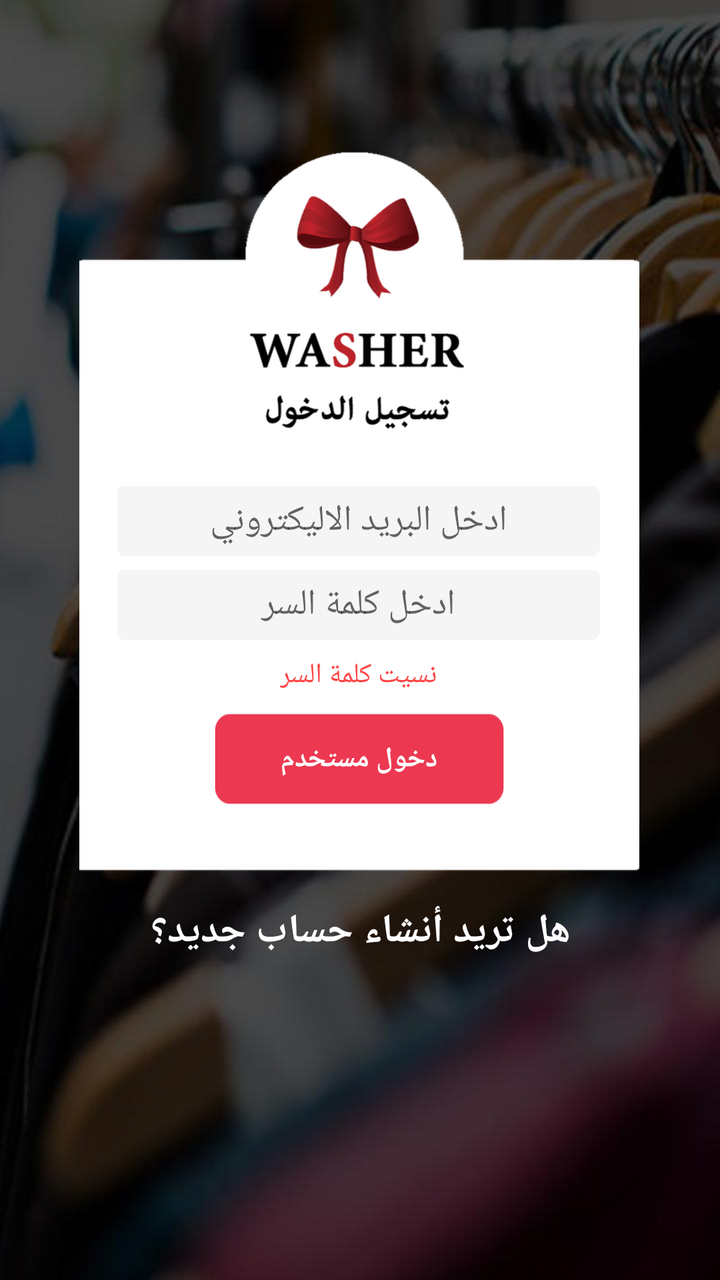
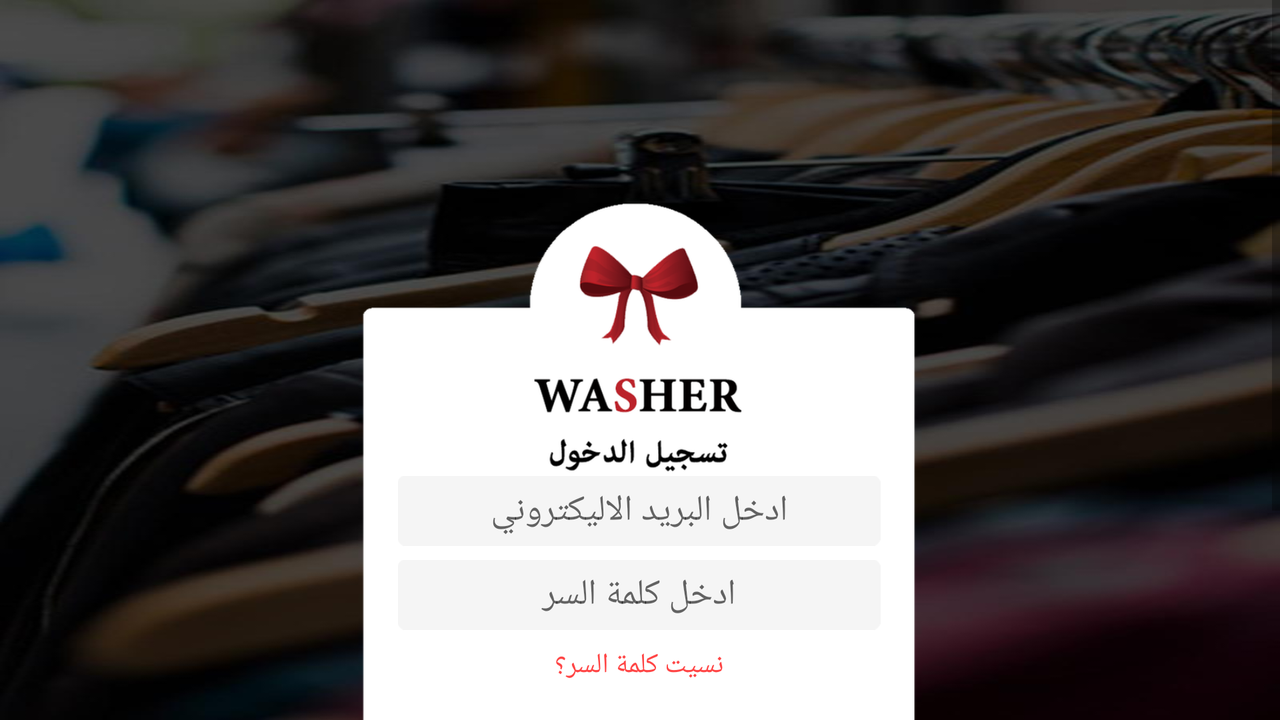

One screen, two layout resources from the same app: the default and the author's alternative for another configuration. Each is rendered where Android would select it; the XML of both is given below.
<!-- AndroidManifest.xml: application theme AppTheme -->
<!-- res/layout/activity_login.xml -->
<?xml version="1.0" encoding="utf-8"?>
<android.support.constraint.ConstraintLayout
    xmlns:android="http://schemas.android.com/apk/res/android"
    xmlns:app="http://schemas.android.com/apk/res-auto"
    xmlns:tools="http://schemas.android.com/tools"
    android:orientation="vertical"
    android:background="@drawable/bg"
    android:layout_width="match_parent"
    android:layout_height="match_parent">
    <Button
        android:id="@+id/b_account"
        android:layout_width="wrap_content"
        android:layout_height="wrap_content"
        android:text="دخول مستخدم"
        android:textStyle="bold"
        android:textColor="#ffffff"
        android:background="@drawable/b_login"
        tools:ignore="HardcodedText,MissingConstraints"
        android:layout_marginTop="11dp"
        app:layout_constraintTop_toBottomOf="@+id/etRepeatPassword"
        app:layout_constraintBottom_toBottomOf="@+id/imageView2"
        android:layout_marginBottom="8dp"
        android:layout_marginLeft="8dp"
        app:layout_constraintLeft_toLeftOf="@+id/etRepeatPassword"
        android:layout_marginRight="8dp"
        app:layout_constraintRight_toRightOf="@+id/etRepeatPassword"
        android:layout_marginStart="8dp"
        android:onClick="logUser"
        android:layout_marginEnd="8dp" />
    <ImageView
        android:id="@+id/imageView2"
        android:layout_width="280dp"
        android:layout_height="360dp"
        android:scaleType="centerCrop"
        app:srcCompat="@drawable/boardlogin"
        app:layout_constraintTop_toTopOf="parent"
        android:layout_marginTop="76dp"
        app:layout_constraintRight_toRightOf="parent"
        app:layout_constraintLeft_toLeftOf="parent"
        android:contentDescription=""
        tools:ignore="ContentDescription"
        app:layout_constraintHorizontal_bias="0.496" />
    <EditText
        android:id="@+id/etRepeatPassword"
        android:layout_width="wrap_content"
        android:layout_height="35dp"
        android:layout_marginRight="8dp"
        android:layout_marginTop="7dp"
        android:background="@drawable/tv_add_deatiels"
        android:ems="10"
        android:gravity="center"
        android:hint="@string/et_password"
        android:inputType="textPassword"
        app:layout_constraintRight_toRightOf="@+id/et_entername"
        app:layout_constraintTop_toBottomOf="@+id/et_entername"
        tools:ignore="LabelFor,RtlHardcoded"
        android:layout_marginLeft="8dp"
        app:layout_constraintLeft_toLeftOf="@+id/et_entername"
        android:layout_marginStart="8dp"
        android:layout_marginEnd="8dp"/>

    <EditText
        android:id="@+id/et_entername"
        android:hint="@string/et_mail"
        android:layout_width="wrap_content"
        android:layout_height="35dp"
        android:gravity="center"
        android:layout_marginLeft="8dp"
        android:layout_marginRight="8dp"
        android:layout_marginTop="167dp"
        android:background="@drawable/tv_add_deatiels"
        android:ems="10"
        android:inputType="textEmailAddress"
        app:layout_constraintHorizontal_bias="0.478"
        app:layout_constraintLeft_toLeftOf="@+id/imageView2"
        app:layout_constraintRight_toRightOf="@+id/imageView2"
        app:layout_constraintTop_toTopOf="@+id/imageView2"
        tools:ignore="HardcodedText,LabelFor"
        android:layout_marginStart="8dp"
        android:layout_marginEnd="8dp" />

    <TextView
        android:id="@+id/tv_create_account"
        android:layout_width="wrap_content"
        android:layout_height="wrap_content"
        android:text="هل تريد أنشاء حساب جديد؟"
        android:textColor="#ffffff"
        android:textSize="20dp"
        android:textStyle="bold"
        android:layout_marginRight="8dp"
        app:layout_constraintRight_toRightOf="parent"
        android:layout_marginLeft="8dp"
        app:layout_constraintLeft_toLeftOf="parent"
        app:layout_constraintHorizontal_bias="0.503"
        android:layout_marginTop="16dp"
        app:layout_constraintTop_toBottomOf="@+id/imageView2"
        app:layout_constraintBottom_toBottomOf="parent"
        android:layout_marginBottom="8dp"
        app:layout_constraintVertical_bias="0.0" />

    <TextView
        android:id="@+id/tv_forgetpassowd"
        android:layout_width="wrap_content"
        android:layout_height="wrap_content"
        android:text="نسيت كلمة السر"
        android:layout_marginRight="8dp"
        android:textColor="#ff4545"
        android:onClick="OnClick_tv"
        app:layout_constraintRight_toRightOf="@+id/etRepeatPassword"
        android:layout_marginLeft="8dp"
        app:layout_constraintLeft_toLeftOf="@+id/etRepeatPassword"
        android:layout_marginTop="8dp"
        app:layout_constraintTop_toBottomOf="@+id/etRepeatPassword"
        tools:ignore="HardcodedText" />
</android.support.constraint.ConstraintLayout>
<!-- resources referenced by this layout -->
<resources>
  <!-- drawable b_login: png bitmap (drawable-hdpi, 1099 bytes) -->
  <!-- drawable bg: jpg bitmap (drawable-hdpi, 18046 bytes) -->
  <!-- drawable boardlogin: png bitmap (drawable-hdpi, 19786 bytes) -->
  <!-- drawable tv_add_deatiels: png bitmap (drawable-hdpi, 416 bytes) -->
  <string name="et_mail">ادخل البريد الاليكتروني</string>
  <string name="et_password">ادخل كلمة السر</string>
  <style name="AppTheme" parent="Theme.AppCompat.Light.NoActionBar">
          
          <item name="colorPrimary">@color/colorPrimary</item>
          <item name="colorPrimaryDark">@color/colorPrimaryDark</item>
          <item name="colorAccent">@color/colorAccent</item>
          <item name="preferenceTheme">@style/PreferenceThemeOverlay</item>
      </style>
  <color name="colorPrimary">#3F51B5</color>
  <color name="colorPrimaryDark">#ed3851</color>
  <color name="colorAccent">#FF4081</color>
</resources>
<!-- res/layout-land/activity_login.xml (the author's variant of the layout above) -->
<!-- drawn on the phone turned sideways -->
<?xml version="1.0" encoding="utf-8"?>
<ScrollView
    xmlns:app="http://schemas.android.com/apk/res-auto"
    xmlns:tools="http://schemas.android.com/tools"
    xmlns:android="http://schemas.android.com/apk/res/android"
    android:id="@+id/scroll"
    android:background="@drawable/bg"
    android:layout_width="match_parent"
    android:layout_height="wrap_content">
    <android.support.constraint.ConstraintLayout
        android:orientation="vertical"
        android:layout_width="match_parent"
        android:layout_height="wrap_content"
        tools:ignore="GradleDependency">
        <Button
            android:id="@+id/b_account"
            android:layout_width="wrap_content"
            android:layout_height="wrap_content"
            android:text="@string/b_login"
            android:textStyle="bold"
            android:textColor="#ffffff"
            android:background="@drawable/b_login"
            tools:ignore="HardcodedText,MissingConstraints"
            android:layout_marginTop="11dp"
            app:layout_constraintTop_toBottomOf="@+id/etRepeatPassword"
            app:layout_constraintBottom_toBottomOf="@+id/imageView2"
            android:layout_marginBottom="8dp"
            android:layout_marginLeft="8dp"
            app:layout_constraintLeft_toLeftOf="@+id/etRepeatPassword"
            android:layout_marginRight="8dp"
            app:layout_constraintRight_toRightOf="@+id/etRepeatPassword"
            android:layout_marginStart="8dp"
            android:layout_marginEnd="8dp" />
        <ImageView
            android:id="@+id/imageView2"
            android:layout_width="280dp"
            android:layout_height="360dp"
            app:srcCompat="@drawable/boardlogin"
            app:layout_constraintTop_toTopOf="parent"
            android:layout_marginTop="96dp"
            app:layout_constraintRight_toRightOf="parent"
            app:layout_constraintLeft_toLeftOf="parent"
            android:contentDescription=""
            tools:ignore="ContentDescription"/>
        <EditText
            android:id="@+id/etRepeatPassword"
            android:layout_width="wrap_content"
            android:layout_height="35dp"
            android:layout_marginRight="8dp"
            android:layout_marginTop="7dp"
            android:background="@drawable/tv_add_deatiels"
            android:ems="10"
            android:gravity="center"
            android:hint="@string/et_password"
            android:inputType="textPassword|number"
            app:layout_constraintRight_toRightOf="@+id/et_entername"
            app:layout_constraintTop_toBottomOf="@+id/et_entername"
            tools:ignore="LabelFor,RtlHardcoded"
            android:layout_marginLeft="8dp"
            app:layout_constraintLeft_toLeftOf="@+id/et_entername"
            android:layout_marginStart="8dp"
            android:layout_marginEnd="8dp"/>
        <EditText
            android:id="@+id/et_entername"
            android:hint="@string/et_mail"
            android:layout_width="wrap_content"
            android:layout_height="35dp"
            android:gravity="center"
            android:layout_marginLeft="8dp"
            android:layout_marginRight="8dp"
            android:layout_marginTop="142dp"
            android:background="@drawable/tv_add_deatiels"
            android:ems="10"
            android:inputType="textEmailAddress"
            app:layout_constraintHorizontal_bias="0.478"
            app:layout_constraintLeft_toLeftOf="@+id/imageView2"
            app:layout_constraintRight_toRightOf="@+id/imageView2"
            app:layout_constraintTop_toTopOf="@+id/imageView2"
            tools:ignore="HardcodedText,LabelFor"
            android:layout_marginStart="8dp"
            android:layout_marginEnd="8dp"/>
        <TextView
            android:id="@+id/tv_create_account"
            android:layout_width="wrap_content"
            android:layout_height="wrap_content"
            android:text="@string/t_newAccount"
            android:textColor="#ffffff"
            android:textSize="20sp"
            android:textStyle="bold"
            android:layout_marginRight="8dp"
            app:layout_constraintRight_toRightOf="parent"
            android:layout_marginLeft="8dp"
            app:layout_constraintLeft_toLeftOf="parent"
            app:layout_constraintHorizontal_bias="0.503"
            android:layout_marginTop="16dp"
            app:layout_constraintTop_toBottomOf="@+id/imageView2"
            app:layout_constraintBottom_toBottomOf="parent"
            android:layout_marginBottom="8dp"
            app:layout_constraintVertical_bias="0.0"
            tools:ignore="HardcodedText"/>
        <TextView
            android:id="@+id/tv_forgetpassowd"
            android:layout_width="wrap_content"
            android:layout_height="wrap_content"
            android:text="@string/t_forgetpassowrd"
            android:layout_marginRight="8dp"
            android:textColor="#ff4545"
            app:layout_constraintRight_toRightOf="@+id/etRepeatPassword"
            android:layout_marginLeft="8dp"
            app:layout_constraintLeft_toLeftOf="@+id/etRepeatPassword"
            android:layout_marginTop="8dp"
            app:layout_constraintTop_toBottomOf="@+id/etRepeatPassword"
            tools:ignore="HardcodedText"/>
        </android.support.constraint.ConstraintLayout>
</ScrollView>
<!-- resources referenced by the variant -->
<!-- as the phone turned sideways resolves them -->
<resources>
  <!-- drawable b_login: png bitmap (drawable-hdpi, 1099 bytes) -->
  <!-- drawable bg: jpg bitmap (drawable-hdpi, 18046 bytes) -->
  <!-- drawable boardlogin: png bitmap (drawable-hdpi, 19786 bytes) -->
  <!-- drawable tv_add_deatiels: png bitmap (drawable-hdpi, 416 bytes) -->
  <string name="b_login">دخول مستخدم</string>
  <string name="et_mail">ادخل البريد الاليكتروني</string>
  <string name="et_password">ادخل كلمة السر</string>
  <string name="t_forgetpassowrd">نسيت كلمة السر؟</string>
  <string name="t_newAccount">دخول مستخدم</string>
  <style name="AppTheme" parent="Theme.AppCompat.Light.NoActionBar">
          
          <item name="colorPrimary">@color/colorPrimary</item>
          <item name="colorPrimaryDark">@color/colorPrimaryDark</item>
          <item name="colorAccent">@color/colorAccent</item>
          <item name="preferenceTheme">@style/PreferenceThemeOverlay</item>
      </style>
  <color name="colorPrimary">#3F51B5</color>
  <color name="colorPrimaryDark">#ed3851</color>
  <color name="colorAccent">#FF4081</color>
</resources>
